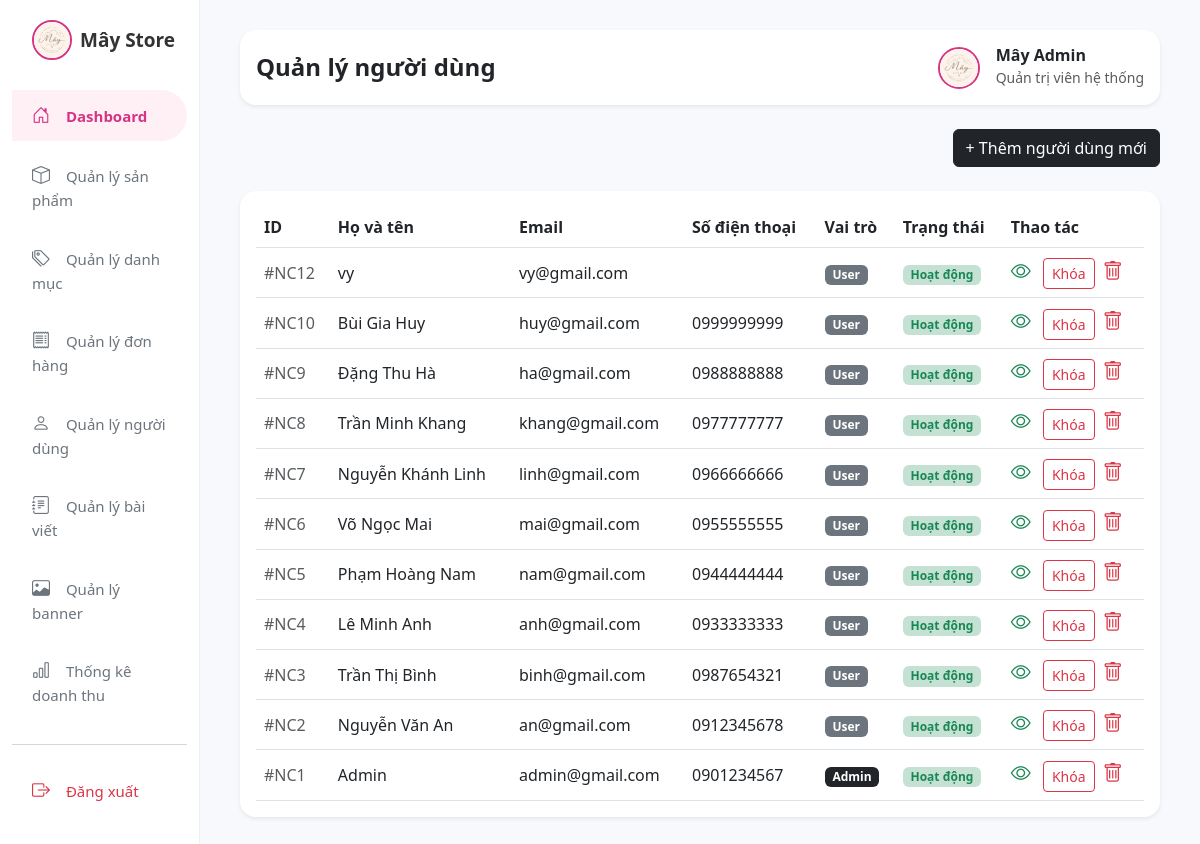
Page /admin/users/index.php on the committed database.
### tables this page shows
CREATE TABLE users (
    id INT AUTO_INCREMENT PRIMARY KEY,
    name VARCHAR(100) NOT NULL,
    email VARCHAR(150) NOT NULL UNIQUE,
    password VARCHAR(255) NOT NULL,
    phone VARCHAR(20),
    address VARCHAR(255),
    avatar VARCHAR(255),
    dob DATE,
    gender VARCHAR(20),
    role ENUM('user','admin') DEFAULT 'user',
    status INT DEFAULT 1,
    created_at DATETIME DEFAULT CURRENT_TIMESTAMP
);

### admin/users/index.php (the view, shortened to what this page needs)
<?php
require_once '../../includes/database.php';
$result = $conn->query("SELECT * FROM users ORDER BY id DESC");
?>
<!DOCTYPE html>
<html lang="vi">
<head>
    <link href="https://cdn.jsdelivr.net/npm/bootstrap@5.3.0/dist/css/bootstrap.min.css" rel="stylesheet">
    <link href="https://cdn.jsdelivr.net/npm/bootstrap-icons@1.10.5/font/bootstrap-icons.css" rel="stylesheet">
    <link rel="stylesheet" href="../../assets/css/style.css">
</head>
<body>
<div class="container-fluid">
<div class="row">
<div class="col-12 col-md-3 col-lg-2 sidebar">
    <div class="collapse d-md-block" id="adminMenu">
        <div class="sidebar-logo d-flex align-items-center gap-2">
            <img src="../../uploads/images/logomay.jpg" alt="Mây Store" style="width:40px;height:40px;object-fit:cover;border-radius:50%;border:2px solid #d63384;">
            <span style="color:#333;font-size:19px;">Mây Store</span>
        </div>
        <nav class="d-flex flex-wrap flex-md-column gap-1">
            <a href="../dashboard.php" class="active"><i class="bi bi-house-door"></i> Dashboard</a>
            <a href="../products/index.php"><i class="bi bi-box"></i> Quản lý sản phẩm</a>
            <a href="../categories/index.php"><i class="bi bi-tags"></i> Quản lý danh mục</a>
            <a href="../orders/index.php"><i class="bi bi-receipt"></i> Quản lý đơn hàng</a>
            <a href="../users/index.php"><i class="bi bi-person"></i> Quản lý người dùng</a>
            <a href="../posts/index.php"><i class="bi bi-journal-text"></i> Quản lý bài viết</a>
            <a href="../banners/index.php"><i class="bi bi-image"></i> Quản lý banner</a>
            <a href="../statistics.php"><i class="bi bi-bar-chart"></i> Thống kê doanh thu</a>
            <hr class="my-3 text-muted w-100">
            <a href="../../fashion-store/logout.php" class="text-danger"><i class="bi bi-box-arrow-right"></i> Đăng xuất</a>
        </nav>
    </div>
</div>
            <div class="col-md-10 main-content">
                <div class="d-flex justify-content-between align-items-center mb-4 bg-white p-3 rounded-4 shadow-sm">
                    <h4 class="fw-bold mb-0 text-dark">Quản lý người dùng</h4>
                    <div class="d-flex align-items-center gap-3">
                        <img src="../../uploads/images/logomay.jpg" alt="Admin" style="width: 42px; height: 42px; object-fit: cover; border-radius: 50%; border: 2px solid #d63384;">
                        <div>
                            <h6 class="mb-0 fw-bold text-dark">Mây Admin</h6>
                            <small class="text-muted">Quản trị viên hệ thống</small>
                        </div>
                    </div>
                </div>
                <div class="d-flex justify-content-end mb-4">
                    <a href="create.php" class="btn btn-dark">+ Thêm người dùng mới</a>
                </div>
                <div class="card border-0 shadow-sm p-3 rounded-4">
                    <div class="table-responsive">
                        <table class="table align-middle mb-0">
                            <thead>
                                <tr>
                                    <th>ID</th>
                                    <th>Họ và tên</th>
                                    <th>Email</th>
                                    <th>Số điện thoại</th>
                                    <th>Vai trò</th>
                                    <th>Trạng thái</th>
                                    <th>Thao tác</th>
                                </tr>
                            </thead>
                            <tbody>
                                <?php if ($result && $result->num_rows > 0): ?>
                                    <?php while($row = $result->fetch_assoc()): ?>
                                    <tr>
                                        <td class="text-muted">#NC<?= $row['id'] ?></td>
                                        <td class="fw-medium"><?= htmlspecialchars($row['name']) ?></td>
                                        <td><?= htmlspecialchars($row['email']) ?></td>
                                        <td><?= htmlspecialchars($row['phone'] ?? 'Chưa cập nhật') ?></td>
                                        <td>
                                            <span class="badge bg-<?= ($row['role'] == 'admin') ? 'dark' : 'secondary' ?>">
                                                <?= ucfirst($row['role']) ?>
                                            </span>
                                        </td>
                                        <td>
                                            <?= ($row['status'] == 1) ? '<span class="badge bg-success bg-opacity-25 text-success">Hoạt động</span>' : '<span class="badge bg-danger bg-opacity-25 text-danger">Bị khóa</span>' ?>
                                        </td>
                                        <td>
                                            <a href="view.php?id=<?= $row['id'] ?>" class="text-success fs-5 me-2" title="Xem thông tin"><i class="bi bi-eye"></i></a>
                                            <a href="index.php?action=toggle&id=<?= $row['id'] ?>&status=<?= $row['status'] ?>"
                                            class="btn btn-sm btn-outline-<?= ($row['status'] == 1) ? 'danger' : 'success' ?> me-1"
                                            onclick="return confirm('Bạn có chắc muốn thay đổi trạng thái tài khoản này?');">
                                                <?= ($row['status'] == 1) ? 'Khóa' : 'Mở khóa' ?>
                                            </a>
                                            <a href="delete.php?id=<?= $row['id'] ?>" class="text-danger fs-5" title="Xóa tài khoản" onclick="return confirm('Bạn có chắc chắn muốn xóa vĩnh viễn tài khoản này?');"><i class="bi bi-trash"></i></a>
                                        </td>
                                    </tr>
                                    <?php endwhile; ?>
                                <?php else: ?>
                                    <tr><td colspan="7" class="text-center py-4 text-muted">Chưa có người dùng nào trong hệ thống.</td></tr>
                                <?php endif; ?>
                            </tbody>
                        </table>
                    </div>
                </div>
            </div>
        </div>
    </div>
</body>
</html>

### assets/css/style.css (style rules this page uses)
body { background-color: #f8f9fc; font-family: 'Segoe UI', sans-serif; overflow-x: hidden; }
.sidebar { background-color: #ffffff; border-right: 1px solid #f0f0f0; padding-top: 20px; }
.sidebar-logo { font-size: 20px; font-weight: 700; margin-bottom: 30px; padding-left: 20px; color: #000; }
.sidebar a { display: block; padding: 12px 20px; color: #6c757d; text-decoration: none; font-weight: 500; font-size: 15px; margin-bottom: 5px; border-radius: 0 30px 30px 0; }
.sidebar a:hover, .sidebar a.active { background-color: #fff0f5; color: #d63384; font-weight: 600; }
.sidebar a i { margin-right: 12px; font-size: 18px; }
.main-content { padding: 30px 40px; }

### rows in the picture
users: id "12", name "vy", email "vy@gmail.com", role "User", status "Hoạt động"
users: id "10", name "Bùi Gia Huy", email "huy@gmail.com", phone "0999999999", role "User", status "Hoạt động"
users: id "9", name "Đặng Thu Hà", email "ha@gmail.com", phone "0988888888", role "User", status "Hoạt động"
users: id "8", name "Trần Minh Khang", email "khang@gmail.com", phone "0977777777", role "User", status "Hoạt động"
users: id "7", name "Nguyễn Khánh Linh", email "linh@gmail.com", phone "0966666666", role "User", status "Hoạt động"
users: id "6", name "Võ Ngọc Mai", email "mai@gmail.com", phone "0955555555", role "User", status "Hoạt động"
users: id "5", name "Phạm Hoàng Nam", email "nam@gmail.com", phone "0944444444", role "User", status "Hoạt động"
users: id "4", name "Lê Minh Anh", email "anh@gmail.com", phone "0933333333", role "User", status "Hoạt động"
users: id "3", name "Trần Thị Bình", email "binh@gmail.com", phone "0987654321", role "User", status "Hoạt động"
users: id "2", name "Nguyễn Văn An", email "an@gmail.com", phone "0912345678", role "User", status "Hoạt động"
users: id "1", name "Admin", email "admin@gmail.com", phone "0901234567", role "Admin", status "Hoạt động"
